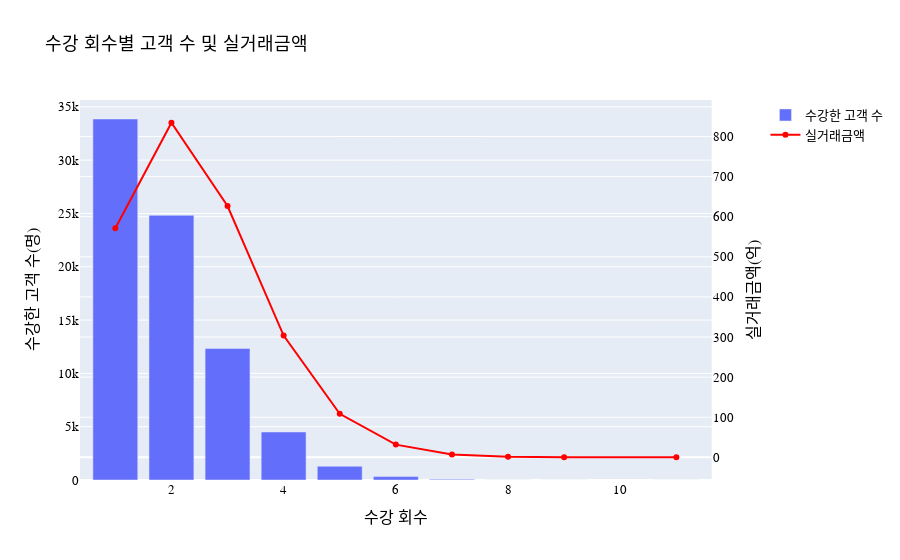

The cell this chart's notebook holds for it:
### Code cell
# 데이터 준비
couse_cnt = couse_cnt.sort_values(by='수강 회수')

# 서브플롯 생성
fig = make_subplots(specs=[[{"secondary_y": True}]])

# 막대 그래프 추가
fig.add_trace(go.Bar(x=couse_cnt['수강 회수'], 
                     y=couse_cnt['수강한 고객 수'], 
                     name='수강한 고객 수'), 
              secondary_y=False)

# 선 그래프 추가
fig.add_trace(go.Scatter(x=couse_cnt['수강 회수'], 
                         y=couse_cnt['실거래금액'], 
                         mode='lines+markers', 
                         name='실거래금액', 
                         line=dict(color='red')), 
              secondary_y=True)

# 축 타이틀 설정
fig.update_layout(title='수강 회수별 고객 수 및 실거래금액', 
                  xaxis_title='수강 회수', 
                  yaxis_title='수강한 고객 수(명)', 
                  yaxis2_title='실거래금액(억)',
                  font=dict(
                      family="AppleSDGothicNeoB00",
                      size=13,
                      color="black")
                      )
# 그래프 출력
fig.show()

### Figure 1 — Plotly figure (JSON) as saved in the notebook; plotly's stock layout.template omitted (floating-point values rounded to 4 significant figures)
{"data": [{"name": "수강한 고객 수", "type": "bar", "x": [1, 2, 3, 4, 5, 6, 7, 8, 9, 11], "xaxis": "x", "y": [33860, 24825, 12340, 4505, 1289, 317, 60, 11, 2, 1], "yaxis": "y"}, {"line": {"color": "red"}, "mode": "lines+markers", "name": "실거래금액", "type": "scatter", "x": [1, 2, 3, 4, 5, 6, 7, 8, 9, 11], "xaxis": "x", "y": [571.4, 834.4, 626.6, 303.6, 108.4, 31.65, 7.108, 1.545, 0.3905, 0.1575], "yaxis": "y2"}], "layout": {"font": {"color": "black", "family": "AppleSDGothicNeoB00", "size": 13}, "title": {"text": "수강 회수별 고객 수 및 실거래금액"}, "xaxis": {"anchor": "y", "domain": [0, 0.94], "title": {"text": "수강 회수"}}, "yaxis": {"anchor": "x", "domain": [0, 1], "title": {"text": "수강한 고객 수(명)"}}, "yaxis2": {"anchor": "x", "overlaying": "y", "side": "right", "title": {"text": "실거래금액(억)"}}}}
